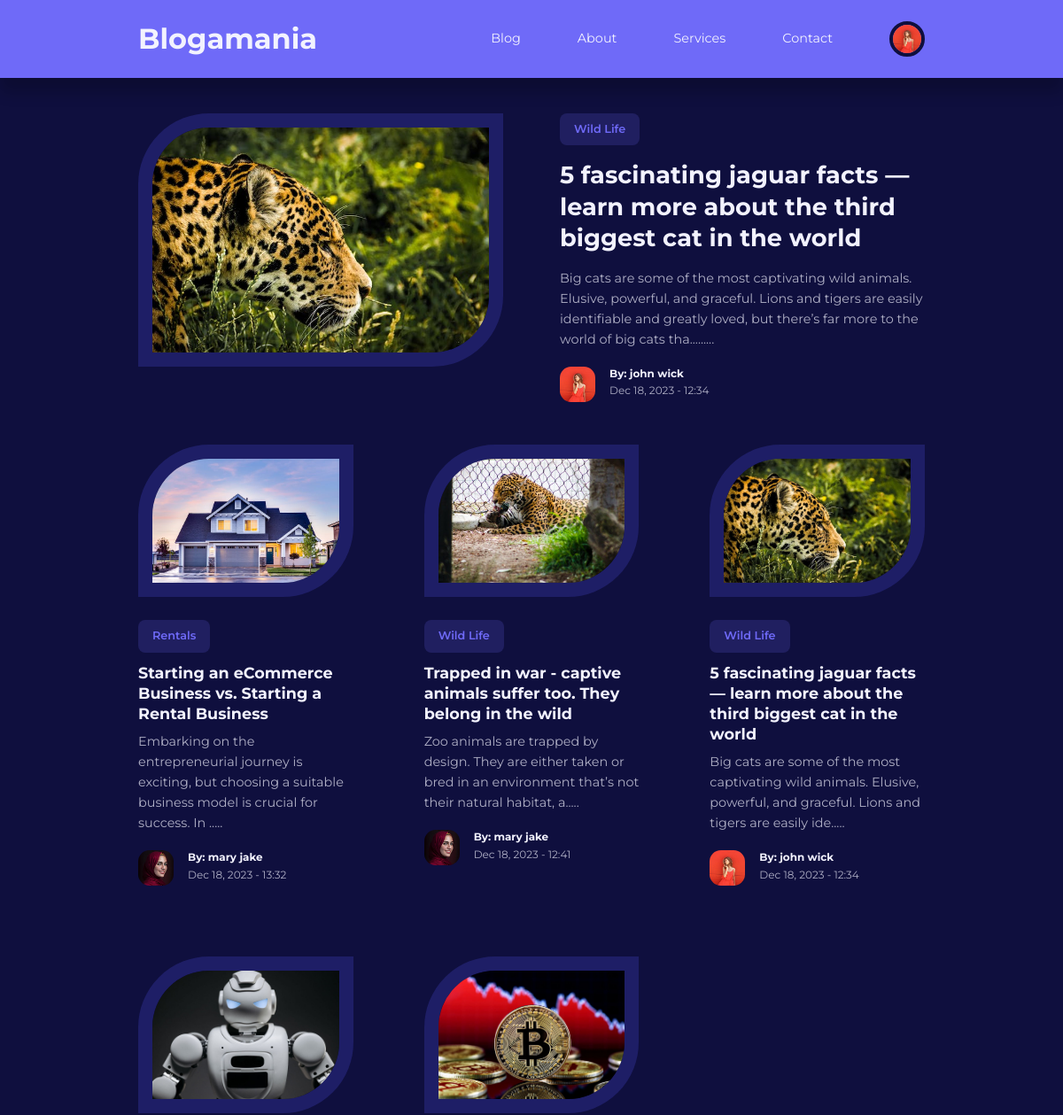
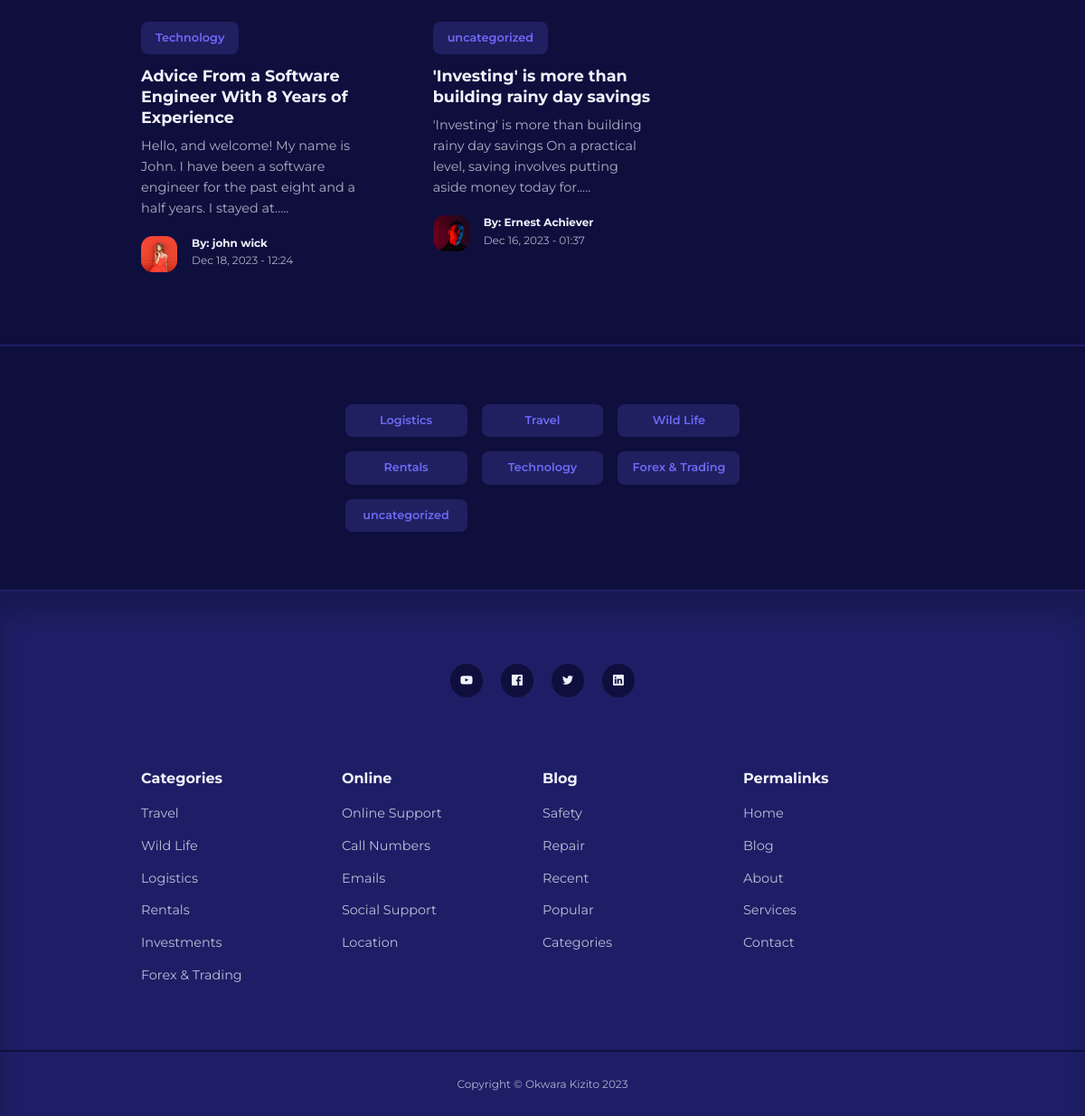
/ (signed in), run on the app's committed database (2 pictures, top to bottom).
### tables this page shows
CREATE TABLE IF NOT EXISTS `users` (
  `id` int NOT NULL AUTO_INCREMENT,
  `firstname` varchar(50) NOT NULL,
  `lastname` varchar(50) NOT NULL,
  `username` varchar(50) NOT NULL,
  `email` varchar(30) NOT NULL,
  `pass_word` text NOT NULL,
  `avatar` varchar(50) NOT NULL,
  `is_admin` tinyint(1) NOT NULL,
  `token` text NOT NULL,
  PRIMARY KEY (`id`)
);

CREATE TABLE IF NOT EXISTS `posts` (
  `id` int UNSIGNED NOT NULL AUTO_INCREMENT,
  `title` varchar(255) NOT NULL,
  `body` text NOT NULL,
  `thumbnail` varchar(255) NOT NULL,
  `date_time` timestamp NOT NULL DEFAULT CURRENT_TIMESTAMP,
  `category_id` int UNSIGNED DEFAULT NULL,
  `author_id` int UNSIGNED NOT NULL,
  `is_featured` tinyint(1) NOT NULL,
  PRIMARY KEY (`id`),
  KEY `FK_blogamania_category` (`category_id`),
  KEY `FK_blogamania_author` (`author_id`)
);

CREATE TABLE IF NOT EXISTS `categories` (
  `id` int NOT NULL AUTO_INCREMENT,
  `title` varchar(50) NOT NULL,
  `description` text NOT NULL,
  `token` text NOT NULL,
  PRIMARY KEY (`id`)
);

### index.php (the view, shortened to what this page needs)
<?php include("partials/header.php");
$query_featured = "SELECT * FROM posts WHERE is_featured = 1";
$result_featured = mysqli_query($conn,$query_featured);
$featured = mysqli_fetch_assoc($result_featured);
$query_post = "SELECT * FROM posts ORDER BY date_time DESC LIMIT 9";
$result_post = mysqli_query($conn,$query_post);
?>
    <?php if(mysqli_num_rows($result_featured) == 1) : ?>
    <section class="featured">
      <div class="container featured__container">
        <div class="post__thumbnail">
          <img src="images/<?= $featured['thumbnail']?>" alt="" />
        </div>
        <div class="post__info">
        <?php
        $category_id = $featured['category_id'];
        $query_cat = "SELECT * FROM categories WHERE id = $category_id";
        $result_cat = mysqli_query($conn,$query_cat);
        $row = mysqli_fetch_assoc($result_cat);
        ?>
          <a href="<?= ROOT_URL ?>category-post.php?id=<?= base64_encode($featured['category_id'])?>" class="category__button"><?= $row['title']?></a>
          <h2 class="post__title">
            <a href="<?= ROOT_URL?>post.php?id=<?= base64_encode($featured['id'])?>"
              ><?= $featured['title']?>
            </a>
          </h2>
          <p class="post__body">
           <?= substr($featured['body'], 0, 200)?>.........
          </p>
          <div class="post__author">
            <?php
              $author_id = $featured['author_id'];
              $query_author = "SELECT * FROM users WHERE id = $author_id";
              $result_author = mysqli_query($conn,$query_author);
              $row_author = mysqli_fetch_assoc($result_author);
            ?>
            <div class="post__author-avatar">
              <img src="images/<?= $row_author['avatar']?>" alt="" />
            </div>
            <div class="post__author-info">
              <h5>By: <?= "{$row_author['firstname']} {$row_author['lastname']}"?></h5>
              <small><?= date("M d, Y - H:i", strtotime($featured['date_time']))?></small>
            </div>
          </div>
        </div>
      </div>
    </section>
    <?php endif ?>
    <section class="posts <?= $featured ? '' : 'section__extra-margin'?>">
      <div class="container posts__container">
        <?php while($row_post = mysqli_fetch_assoc($result_post)) : ?>
        <article class="post">
          <div class="post__thumbnail">
            <img src="images/<?= $row_post['thumbnail'] ?>" alt="" />
          </div>
          <div class="post__info">
          <?php
        $category_id = $row_post['category_id'];
        $query_cat = "SELECT * FROM categories WHERE id = $category_id";
        $result_cat = mysqli_query($conn,$query_cat);
        $row = mysqli_fetch_assoc($result_cat);
        ?>
            <a href="<?= ROOT_URL?>category-post.php?id=<?= base64_encode($row_post['category_id'])?>" class="category__button"><?= $row['title']?></a>
            <h3 class="post__title">
              <a href="<?= ROOT_URL?>post.php?id=<?= base64_encode($row_post['id'])?>"
                ><?= $row_post['title']?></a
              >
            </h3>
            <p class="post__body">
              <?= substr($row_post['body'], 0 ,120)?>.....
            </p>
            <div class="post__author">
            <?php
              $author_id = $row_post['author_id'];
              $query_author = "SELECT * FROM users WHERE id = $author_id";
              $result_author = mysqli_query($conn,$query_author);
              $row_author = mysqli_fetch_assoc($result_author);
            ?>
              <div class="post__author-avatar">
                <img src="images/<?= $row_author['avatar']?>" alt="" />
              </div>
              <div class="post__author-info">
                <h5>By: <?= "{$row_author['firstname']} {$row_author['lastname']}"?></h5>
                <small><?= date("M d, Y - H:i", strtotime($row_post['date_time']))?></small>
              </div>
            </div>
          </div>
        </article>
      <?php endwhile ?>
      </div>
    </section>
    <section class="category__buttons">
      <div class="container category__buttons-container">
        <?php
          $all_categories = "SELECT * FROM categories";
          $result_categories = mysqli_query($conn,$all_categories);
        ?>
        <?php while( $category_row = mysqli_fetch_assoc($result_categories)) : ?>
        <a href="<?= ROOT_URL?>category-post.php?id=<?= base64_encode($category_row['id'])?>" class="category__button"><?= $category_row['title']?></a>
        <?php endwhile ?>
      </div>
    </section>
<?php include("partials/footer.php"); ?>
  </body>
</html>

### partials/header.php (shortened to what this page needs)
<?php require 'config/database.php';
if(isset($_SESSION['user-id'])) {
  $id = $_SESSION['user-id'];
  $query_user = "select avatar from users where id = '$id' ";
  $result_user = mysqli_query($conn,$query_user);
  $row = mysqli_fetch_assoc($result_user);
}
?>
<!DOCTYPE html>
<html lang="en">
  <head>
    <link rel="stylesheet" href="css/style.css" />
    <link
      rel="stylesheet"
      href="https://unicons.iconscout.com/release/v4.0.8/css/line.css"
    />
  </head>
  <body>
    <nav>
      <div class="container nav__container">
        <a href="<?= ROOT_URL?>" class="nav__logo">Blogamania</a>
        <ul class="nav__items">
          <li><a href="<?= ROOT_URL?>blog.php">Blog</a></li>
          <li><a href="<?= ROOT_URL?>about.php">About</a></li>
          <li><a href="<?= ROOT_URL?>services.php">Services</a></li>
          <li><a href="<?= ROOT_URL?>contact.php">Contact</a></li>
          <?php if(isset($_SESSION['user-id'])) : ?>
<li class="nav__profile">
<div class="avatar">
  <img src="<?= ROOT_URL . 'images/' . $row['avatar'] ?>" alt="" />
</div>
</li>
<?php else : ?>
<li><a href="<?= ROOT_URL?>sign-in.php">Sign In</a></li>
<?php endif ?>
        </ul>
      </div>
    </nav>

### css/style.css (style rules this page uses)
:root { --color-primary: #6f6af8; --color-primary-light: hsl(242, 91%, 69%, 18%); --color-primary-variant: #5854c7; --color-red: #da0f3f; --color-light-red: hsl(346, 87%, 46%, 15%); --color-green: #00c476; --color-green-light: hsl(156, 100%, 38%, 15%); --color-gray-900: #1e1e66; --color-gray-700: #2d2b7c; --color-gray-300: rgba(242, 242, 254, 0.3); --color-gray-200: rgba(242, 242, 254, 0.7); --color-white: #f2f2fe; --color-bg: #0f0f3e; --transition: all 300ms ease; --container-width-lg: 74%; --container-width-md: 88%; --form-width: 40%; --card-border-radius-1: 0.3rem; --card-border-radius-2: 0.5rem; --card-border-radius-3: 0.8rem; --card-border-radius-4: 2rem; --card-border-radius-5: 5rem; }
* { margin: 0; padding: 0; box-sizing: border-box; outline: 0; border: 0; appearance: 0; list-style: none; text-decoration: none; }
body { font-family: 'Montserrat', sans-serif; line-height: 1.6; color: var(--color-gray-200); overflow-x: hidden; background-color: var(--color-bg); font-size: 0.9rem; }
.container { width: var(--container-width-lg); max-width: 1800px; margin-inline: auto; }
section { margin-top: 3rem; width: 100vw; }
h1, h2, h3, h4, h5 { color: var(--color-white); line-height: 1.3; }
h2 { font-size: 1.7rem; margin: 1rem 0; }
h3 { font-size: 1.1rem; margin: 0.8rem 0 0.5rem; }
a { color: var(--color-white); transition: var(--transition); }
img { display: block; width: 100%; object-fit: cover; }
nav { background-color: var(--color-primary); width: 100vw; height: 5.5rem; position: fixed; top: 0; z-index: 10; box-shadow: 0 1rem 1rem rgba(0, 0, 0, 0.2) ; }
.nav__container { height: 100%; display: flex; align-items: center; justify-content: space-between; }
.avatar { width: 2.5rem; aspect-ratio: 1/1; border-radius: 50%; overflow: hidden; border: 0.3rem solid var(--color-bg); }
.nav__logo { font-weight: 700; font-size: 2rem; }
.nav__items { display: flex; align-items: center; gap: 4rem; }
.nav__profile { position: relative; cursor: pointer; }
.category__button { background: var(--color-primary-light); color: var(--color-primary); display: inline-block; padding: 0.5rem 1rem; border-radius: var(--card-border-radius-2); font-weight: 600; font-size: 0.8rem; text-align: center; transition: var(--transition); }
.post__thumbnail { border-radius: var(--card-border-radius-5) 0; border: 1rem solid var(--color-gray-900); overflow: hidden; margin-bottom: 1.6rem; }
.post__author { display: flex; gap: 1rem; margin-top: 1.2rem; }
.post__author-avatar { width: 2.5rem; aspect-ratio: 1/1; border-radius: var(--card-border-radius-3); overflow: hidden; }
.featured { margin-top: 8rem; }
.featured__container { display: grid; grid-template-columns: 1fr 1fr; gap: 4rem; }
.featured .post__thumbnail { height: fit-content; }
.posts__container { display: grid; grid-template-columns: repeat(3, 1fr); gap: 5rem; margin-bottom: 5rem; }
.category__buttons { padding: 4rem 0; border-top: 2px solid var(--color-gray-900); border-bottom: 2px solid var(--color-gray-900); }
.category__buttons-container { width: fit-content; display: grid; grid-template-columns: repeat(3, 1fr); gap: 1rem; }

### data on the page
users: avatar (picture), firstname "john", lastname "wick"
posts: thumbnail (picture), title "5 fascinating jaguar facts — learn more about the third biggest cat in the world", body "Big cats are some of the most captivating wild animals. Elusive, powerful, and graceful. Lions and tigers are easily identifiable and greatly loved, but there’s far more to the world of big cats tha", date_time "Dec 18, 2023 - 12:34", category.title "Wild Life", body "Big cats are some of the most captivating wild animals. Elusive, powerful, and graceful. Lions and tigers are easily ide", author.avatar (picture), author.firstname "john", author.lastname "wick"
categories: title "Wild Life"
posts: thumbnail (picture), category.title "Rentals", title "Starting an eCommerce Business vs. Starting a Rental Business", body "Embarking on the entrepreneurial journey is exciting, but choosing a suitable business model is crucial for success. In", author.avatar (picture), author.firstname "mary", author.lastname "jake", date_time "Dec 18, 2023 - 13:32"
posts: thumbnail (picture), category.title "Wild Life", title "Trapped in war - captive animals suffer too. They belong in the wild", body "Zoo animals are trapped by design. They are either taken or bred in an environment that’s not their natural habitat, a", author.avatar (picture), author.firstname "mary", author.lastname "jake", date_time "Dec 18, 2023 - 12:41"
posts: thumbnail (picture), category.title "Technology", title "Advice From a Software Engineer With 8 Years of Experience", body "Hello, and welcome! My name is John. I have been a software engineer for the past eight and a half years. I stayed at", author.avatar (picture), author.firstname "john", author.lastname "wick", date_time "Dec 18, 2023 - 12:24"
posts: thumbnail (picture), category.title "uncategorized", title "'Investing' is more than building rainy day savings", body "'Investing' is more than building rainy day savings On a practical level, saving involves putting aside money today for", author.avatar (picture), author.firstname "Ernest", author.lastname "Achiever", date_time "Dec 16, 2023 - 01:37"
categories: title "Logistics"
categories: title "Travel"
categories: title "Rentals"
categories: title "Technology"
categories: title "Forex & Trading"
categories: title "uncategorized"
